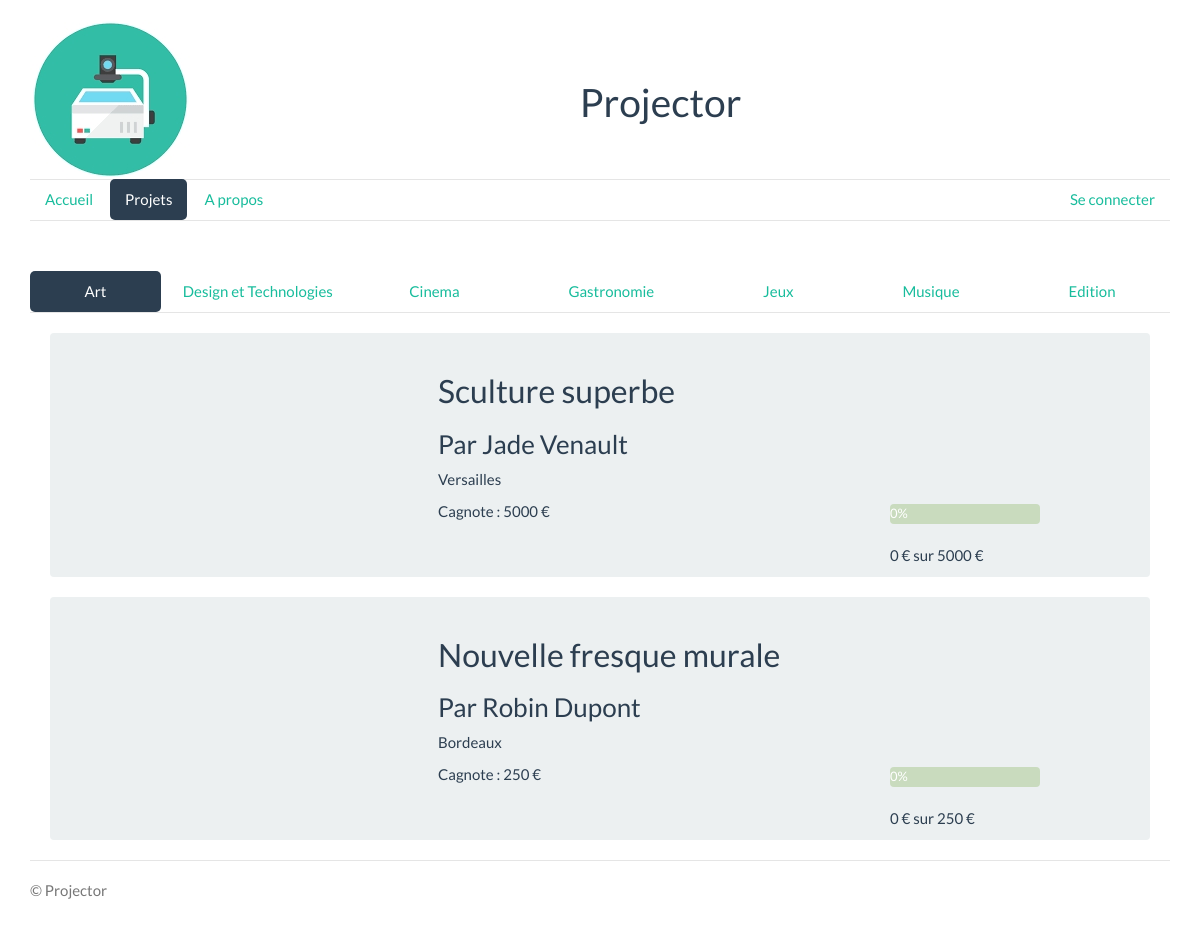
The app's page /categories.php, older data.
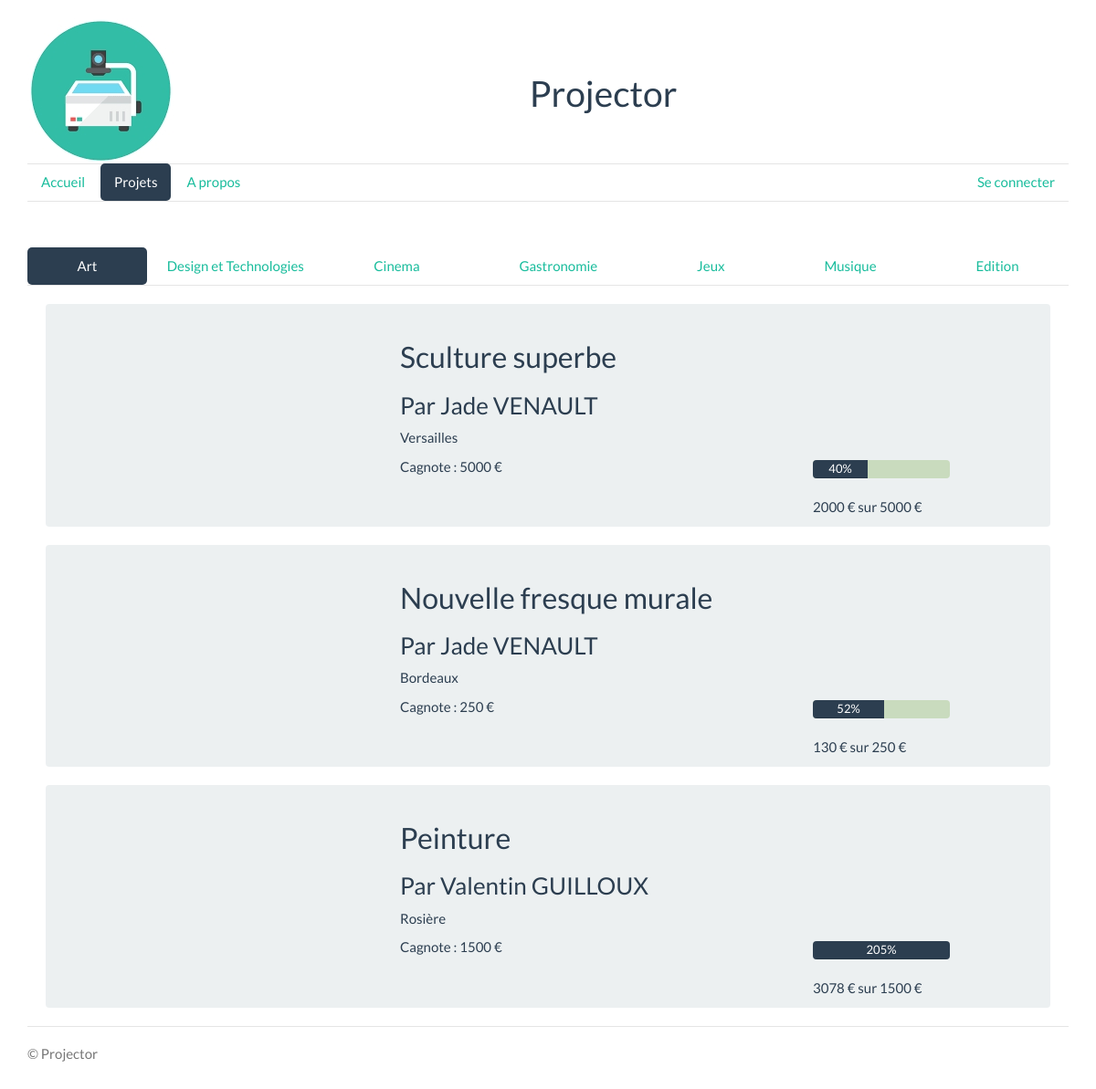
The same page, newer data.
### tables this page shows
CREATE TABLE IF NOT EXISTS `project_table` (
  `id` int(11) NOT NULL AUTO_INCREMENT,
  `owner` mediumtext NOT NULL,
  `name` mediumtext NOT NULL,
  `cat` mediumtext NOT NULL,
  `description` mediumtext NOT NULL,
  `place` mediumtext NOT NULL,
  `img` mediumtext NOT NULL,
  `vid` mediumtext NOT NULL,
  `mode` mediumtext NOT NULL,
  `goal` float NOT NULL,
  `longitude` double DEFAULT NULL,
  `latitude` double DEFAULT NULL,
  `fund` float DEFAULT '0',
  PRIMARY KEY (`id`)
);

### PDOConnect.php (called while the page is built, shortened)
<?php
function listProjectByCat(PDO $pdo,$categorie){
    $requetteUser = "SELECT * FROM project_table WHERE cat='".$categorie."'";
    $resultat=$pdo->query($requetteUser)->fetchAll();
    return $resultat;
}

### functions.php (the view, shortened to what this page needs)
<?php
function generateProjectListViewItem2($project, $pseudo) {
    echo "<a  style='text-decoration:none; color:inherit;' href=./view?p=" . $project['id'] . ">";
    echo "<div class=\"row well\" style=\"margin: 20px;position: relative;\">\n";
    echo "    <div class=\"col-sm-4\" >";
    echo "          <div style=\"width: 200px; height:200px;overflow: hidden;display: inline-block;background-size: cover;background-position: center;background-image: url('" . $project['img'] . "');-moz-border-radius: 100px;webkit-border-radius: 50px;border-radius: 100px;\">\n";
    echo "          </div>\n";
    echo "    </div>\n";
    echo "    <div class=\"col-sm-5\" >";
    echo "                    <h2>" . $project['name'] . "</h2>\n";
    echo "                    <h3>Par " . $pseudo . "</h3>\n";
    echo "                    <p>" . $project['place'] . "</p>\n";
    echo "                    <p>" . $project['mode'] . " : " . $project['goal'] . " €</p>\n";
    echo "</div>\n";
    echo "    <div class=\"col-sm-3\" style=\"position: absolute;bottom: 0;right: 0;\">";
    echo "               <div class='progress' style='width:150px;height:20px;background-color: #c9dbbe;'>";
    echo "                  <div class='progress-bar' role='progressbar' aria-valuenow='" . $project['fund'] . "'  aria-valuemin='0' aria-valuemax='" . $project['goal'] . "' style='width:" . ((100 * $project['fund']) / $project['goal']) . "%;max-width:100%;'>";
    echo "                      " . floor((100 * $project['fund']) / $project['goal']) . "%";
    echo "                  </div>";
    echo "                      </div> ";
    echo "              <p>" . $project['fund'] . " € sur " . $project['goal'] . " €</p> ";
    echo "</div>\n";
    echo "  </div>";
    echo "</a>";
}

### categories.php (shortened to what this page needs)
<!DOCTYPE html>
<html lang="fr">
    <head>
        <link href="static/bootstrap/css/theme/flatly/bootstrap.css" rel="stylesheet">
        <link href="static/bootstrap/css/jumbotron-narrow.css" rel="stylesheet">
    </head>
    <body>
        <div class="container">
            <div style="overflow: hidden;">
                <img style="float: left" src="./projector.jpg" alt="Projector logo">
                <h1 style="text-align: center; padding: 40px">Projector</h1>
            </div>
            <div class="header" style="margin-bottom: 50px">
                <ul class="nav nav-pills pull-left">
                    <li id="homebtn" ><a href="./index">Accueil</a></li>
                    <li id="catbtn" class="active"><a href="./categories?c=art">Projets</a></li>
                    <li id="aboutbtn"><a href="./about">A propos</a></li>
                </ul>
                <ul class="nav nav-pills pull-right">
<?php
if (isset($_POST['user_connected'])) {
    session_start();
    $_SESSION['is_connected'] = 'true';
    echo '<li id="connectbtn"><a href="./disconnect">Se déconnecter</a></li>';
} elseif (isset($_SESSION['is_connected']) || isset($_SESSION['access_token'])) {
      echo '<li id="addProject" ><a href="./addProject">Ajouter un projet</a></li>';
    echo '<li id="profil" ><a href="./profile">Profil</a></li>';
    echo '<li id="connectbtn"><a href="./disconnect">Se déconnecter</a></li>';
} else {
    echo '<li id="connectbtn"><a href="http://etu.utt.fr/api/oauth/authorize?client_id=24048099025&scope=public%20private_user_account&response_type=code&state=xyz">Se connecter</a></li>';
}
?>
                </ul>
                <div class="header" style="margin-bottom: 40px">
                </div>
            </div>
            <div class="header" style="margin-bottom: 0px">
                <ul class="nav nav-pills nav-justified">
<?php
if ($_GET['c'] === 'art') {
    echo <<<EXCERPT
          <li id="artCat" class="active" ><a href="./categories?c=art">Art</a></li>
          <li id="techCat"><a href="./categories?c=design_tech">Design et Technologies</a></li>
          <li id="cinemaCat"><a href="./categories?c=cinema">Cinema</a></li>
          <li id="foodCat"><a href="./categories?c=food">Gastronomie</a></li>
          <li id="gameCat"><a href="./categories?c=game">Jeux</a></li>
          <li id="musicCat"><a href="./categories?c=music">Musique</a></li>
          <li id="editionCat"><a href="./categories?c=edition">Edition</a></li>
EXCERPT;
}
?>
                </ul>
            </div>
            <div >
                <div>
                    <?php
                    include 'PDOConnect.php';
                    include 'functions.php';
                    foreach (listProjectByCat($base, $_GET['c']) as $project) {
                        $pseudo = getProjectOwnerNamebyEmail($base, $project['owner'])[0]['pseudo'];
                        $user_id = getProjectOwnerNamebyEmail($base, $project['owner'])[0]['id'];
                        if (!isset($_SESSION['access_token'])) {
                            generateProjectListViewItem2($project, $pseudo);
                        } else {
                            generateProjectListViewItem2WithButton($project, $pseudo, $user_id);
                        }
                    }
                    ?>
                </div>
            </div>
            <div class="footer">
                <p>&copy; Projector</p>
            </div>
        </div>
    </body>
</html>

Row changes from the older to the newer data that the page shows:
changed project_table "Sculture superbe": pseudo "Jade Venault" → "Jade VENAULT"; floor((100 * $project['fund']) / $project['goal']) "0" → "40"; fund "0" → "2000"
changed project_table "Nouvelle fresque murale": pseudo "Robin Dupont" → "Jade VENAULT"; floor((100 * $project['fund']) / $project['goal']) "0" → "52"; fund "0" → "130"
added project_table: name "Peinture", pseudo "Valentin GUILLOUX", place "Rosière", mode "Cagnote", goal "1500", floor((100 * $project['fund']) / $project['goal']) "205", fund "3078"
